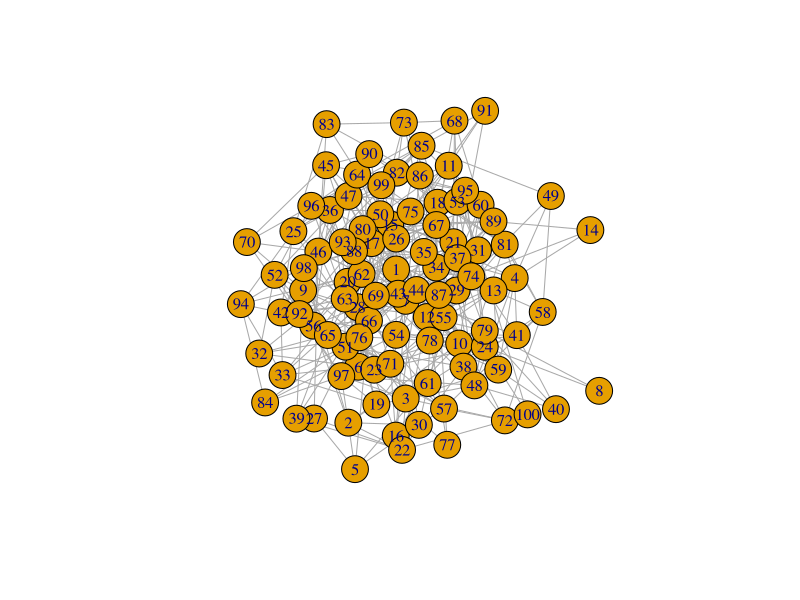
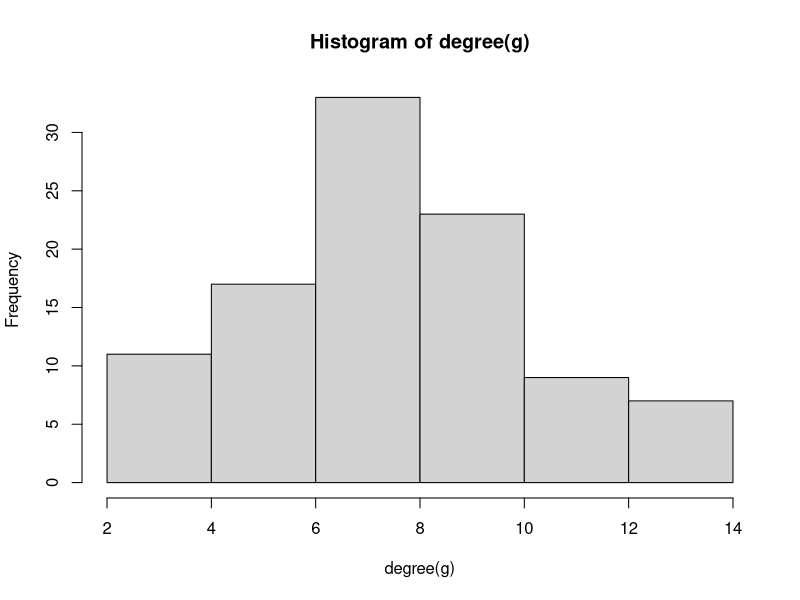
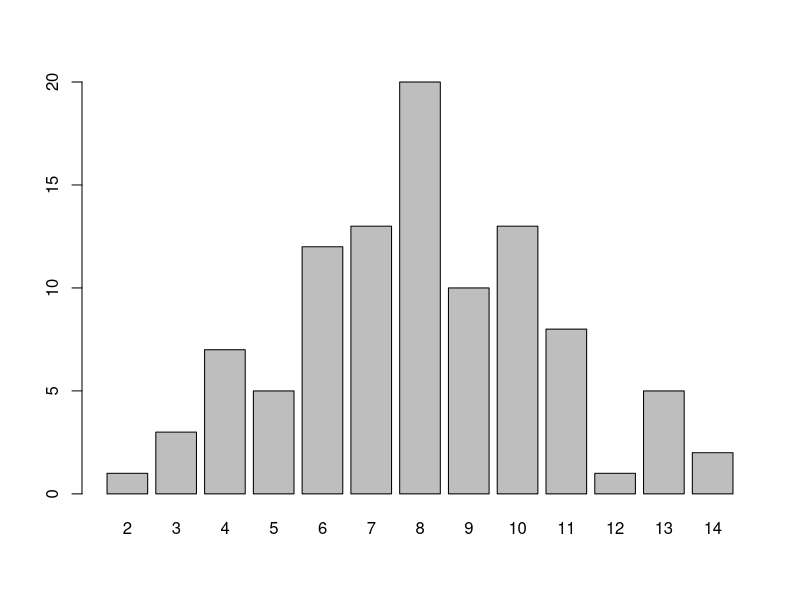
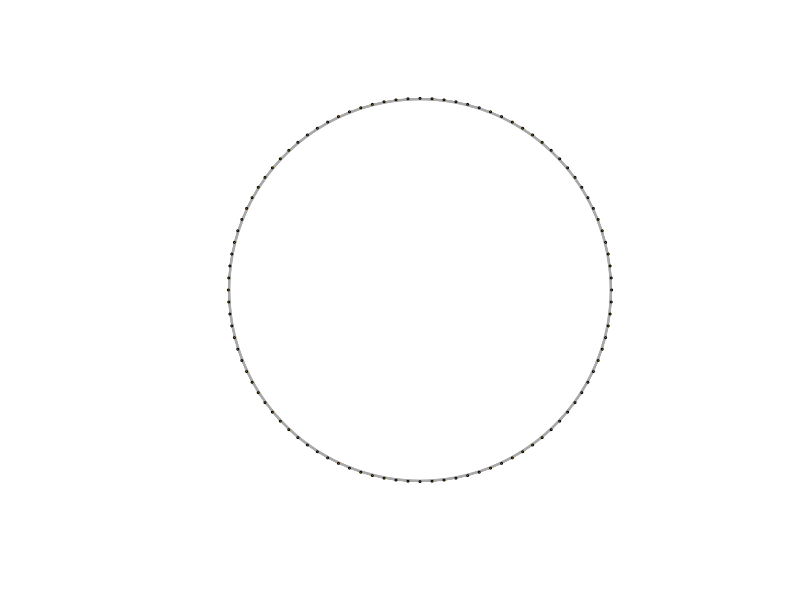
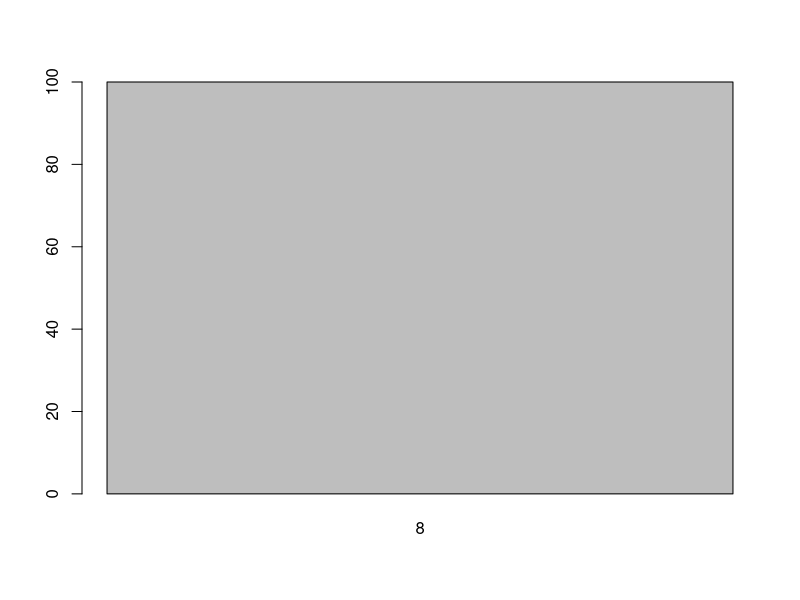
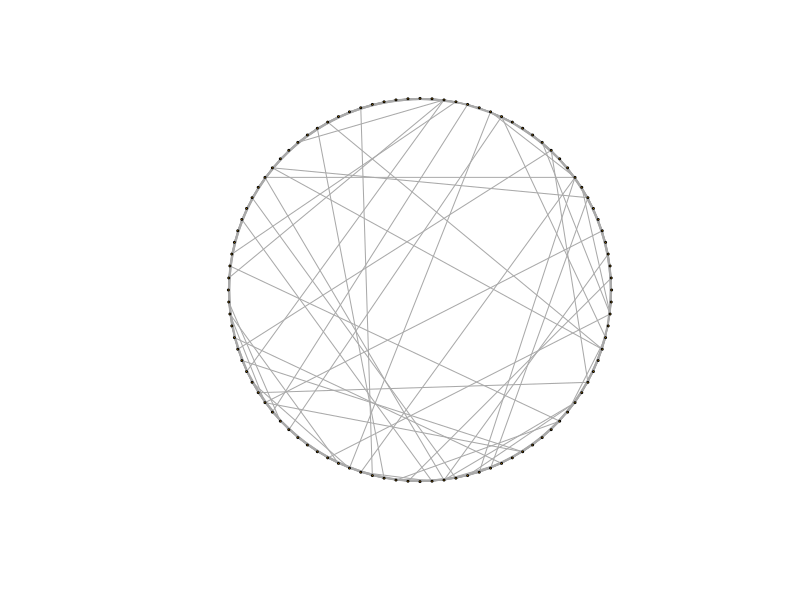
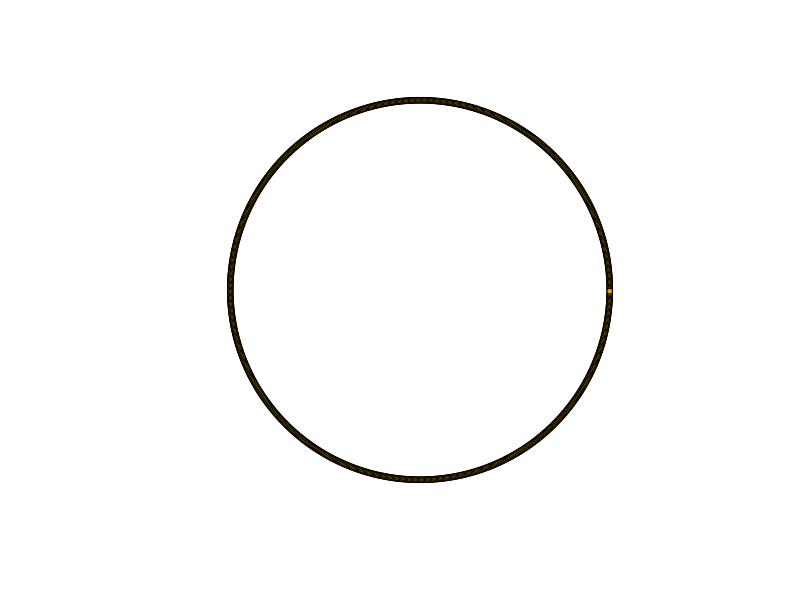
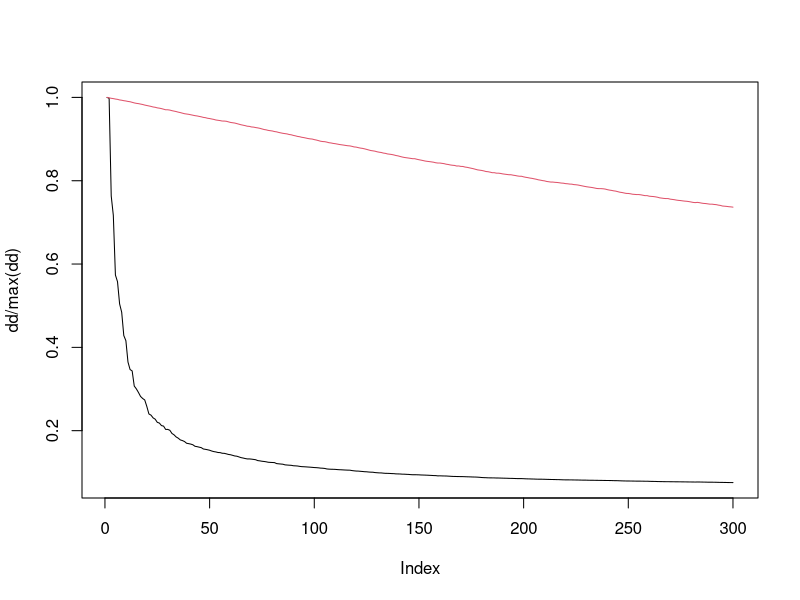

Write R code to recreate these figures, in order.
library(igraph)
# Graph generators

# Erdos-Renyi Random Graphs
?sample_gnm
g = sample_gnm(100, 400)
plot(g)
degree(g)
mean(degree(g))
hist(degree(g))

table(degree(g))
barplot(table(degree(g))) # degree distribution

mean(distances(g)) # average shortest path
transitivity(g, type="global") # clustering coefficient


# Watts-Strogatz Small World Model
g = sample_smallworld(dim=1, 100, nei=4, p=0.0)
plot(g,layout=layout_in_circle(g),vertex.label=NA,vertex.size=1)
neighbors(g,10)
mean(degree(g))
barplot(table(degree(g))) # degree distribution
mean(distances(g))
transitivity(g, type="global") # clustering coefficient

g = sample_smallworld(dim=1, 100, nei=4, p=0.05)
plot(g,layout=layout_in_circle(g),vertex.label=NA,vertex.size=1)
mean(distances(g))
transitivity(g, type="global") # clustering coefficient
mean(degree(g))

#
### small world properties
g <- sample_smallworld(dim=1, 1000, nei=3, p=0)
plot(g, layout=layout_in_circle(g),vertex.label=NA,vertex.size=3)

rewiring = function(g){
  n1=sample(V(g),1)
  ns=neighbors(g,n1)
  n2=sample(ns,1)
  str=paste(n1,"|",n2,sep="")
  g=delete.edges(g,str)
  n1=as.integer(n1)
  ns=neighbors(g,n1)
  nneu=sample(length(V(g)),1)
  g=add_edges(g,c(n1,nneu))
  ns=neighbors(g,n1)
  return (g)
}
myplot = function(g){
    plot(g, layout=layout_in_circle(g),vertex.label=NA,vertex.size=1)
}

g <- sample_smallworld(dim=1, 1000, nei=3, p=0)
dd=c()
tt=c()
for (i in 1:300){
  d=mean(distances(g))
  dd=c(dd,d)
  t=transitivity(g, type="global")
  tt=c(tt,t)
  g=rewiring(g)
}
plot(dd/max(dd),type="l")
lines(tt/max(tt),col=2)
###
barplot(table(degree(g)))


# Scale-Free Network according to the Barabasi-Albert-Model
?sample_pa
g <- sample_pa(100, m=2, directed=F)
plot(g, layout=layout_with_fr(g),vertex.size=degree(g),vertex.label=NA)
barplot(table(degree(g))) # degree distribution
mean(distances(g)) # average shortest path
transitivity(g, type="global") # clustering coefficient
mean(degree(g))
